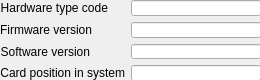
<ui version="4.0">
 <class>Form</class>
 <widget class="QWidget" name="Form">
  <property name="geometry">
   <rect>
    <x>0</x>
    <y>0</y>
    <width>260</width>
    <height>80</height>
   </rect>
  </property>
  <property name="windowTitle">
   <string>Form</string>
  </property>
  <widget class="QWidget" name="formLayoutWidget">
   <property name="geometry">
    <rect>
     <x>0</x>
     <y>0</y>
     <width>261</width>
     <height>81</height>
    </rect>
   </property>
   <layout class="QFormLayout" name="formLayout">
    <item row="0" column="0">
     <widget class="QLabel" name="label_16">
      <property name="text">
       <string>Hardware type code</string>
      </property>
      <property name="alignment">
       <set>Qt::AlignRight|Qt::AlignTrailing|Qt::AlignVCenter</set>
      </property>
     </widget>
    </item>
    <item row="0" column="1">
     <widget class="caLineEdit" name="calineedit_6">
      <property name="channel" stdset="0">
       <string notr="true">$(EVR):HwType-I</string>
      </property>
      <property name="formatType">
       <enum>caLineEdit::string</enum>
      </property>
     </widget>
    </item>
    <item row="1" column="0">
     <widget class="QLabel" name="label_17">
      <property name="text">
       <string>Firmware version</string>
      </property>
      <property name="alignment">
       <set>Qt::AlignRight|Qt::AlignTrailing|Qt::AlignVCenter</set>
      </property>
     </widget>
    </item>
    <item row="1" column="1">
     <widget class="caLineEdit" name="calineedit_7">
      <property name="channel" stdset="0">
       <string notr="true">$(EVR):FwVer-I</string>
      </property>
      <property name="formatType">
       <enum>caLineEdit::string</enum>
      </property>
     </widget>
    </item>
    <item row="2" column="0">
     <widget class="QLabel" name="label_18">
      <property name="text">
       <string>Software version</string>
      </property>
      <property name="alignment">
       <set>Qt::AlignRight|Qt::AlignTrailing|Qt::AlignVCenter</set>
      </property>
     </widget>
    </item>
    <item row="2" column="1">
     <widget class="caLineEdit" name="calineedit_8">
      <property name="channel" stdset="0">
       <string notr="true">$(EVR):SwVer-I</string>
      </property>
      <property name="formatType">
       <enum>caLineEdit::string</enum>
      </property>
     </widget>
    </item>
    <item row="3" column="0">
     <widget class="QLabel" name="label_19">
      <property name="text">
       <string>Card position in system</string>
      </property>
      <property name="alignment">
       <set>Qt::AlignRight|Qt::AlignTrailing|Qt::AlignVCenter</set>
      </property>
     </widget>
    </item>
    <item row="3" column="1">
     <widget class="caLineEdit" name="calineedit_9">
      <property name="channel" stdset="0">
       <string notr="true">$(EVR):Pos-I</string>
      </property>
      <property name="formatType">
       <enum>caLineEdit::string</enum>
      </property>
     </widget>
    </item>
   </layout>
  </widget>
 </widget>
 <customwidgets>
  <customwidget>
   <class>caLineEdit</class>
   <extends>QLineEdit</extends>
   <header>caLineEdit</header>
  </customwidget>
 </customwidgets>
 <resources/>
 <connections/>
</ui>
